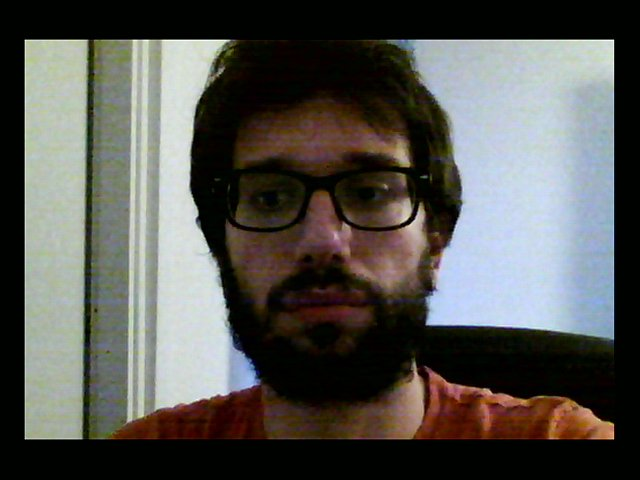
#> input picture 07 - temperature/image.jpg, 640 x 480 px
$ jupyter execute --allow-errors lab.ipynb
#> lines starting #> are read from the running program, lines starting #| are printed output that depends on the picture
<h1> Live forehead temperature </h1>

[cell 1]
"""
# FLIR Thermal Face Detection Notebook

Features:
- Adjustable capture interval via --interval argument
- Face detection in visible images
- Temperature extraction from corresponding thermal ROIs
- Real-time visualization
"""
# %%
import os
import time
import argparse
import numpy as np
import matplotlib.pyplot as plt
import cv2
from flir_image_extractor import FlirImageExtractor
#> (the rest of this cell did not finish here and is left out)

<h1> Forehaed temperature estimation PRINT </h1>

[cell 2]
import cv2
import numpy as np
import matplotlib.pyplot as plt

# Load RGB image
image_path = 'image.jpg'
img_bgr = cv2.imread(image_path)
#> img_bgr is the input picture: shape (480, 640, 3); mean B, G, R 81.6, 85.7, 86.3
img_rgb = cv2.cvtColor(img_bgr, cv2.COLOR_BGR2RGB)

# Load corresponding thermal map
thermal_path = 'thermal_map.npy'
thermal = np.load(thermal_path)
#> (reads 07 - temperature/thermal_map.npy from the repository)

# Face detection
gray = cv2.cvtColor(img_bgr, cv2.COLOR_BGR2GRAY)
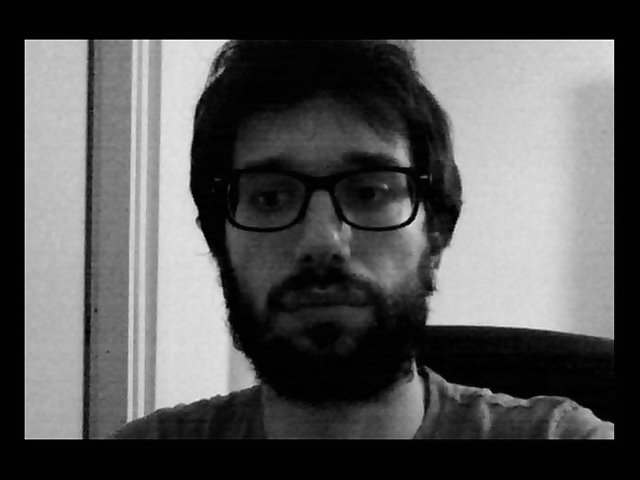
#> gray: shape (480, 640); min 0, max 254, mean 85.4
face_cascade = cv2.CascadeClassifier(cv2.data.haarcascades + 'haarcascade_frontalface_default.xml')
faces = face_cascade.detectMultiScale(gray, scaleFactor=1.1, minNeighbors=5)
#> faces = [[183, 87, 272, 272]]

# Copy for drawing
rgb_vis = img_rgb.copy()
thermal_vis = cv2.normalize(thermal, None, 0, 255, cv2.NORM_MINMAX).astype(np.uint8)
thermal_vis_color = cv2.applyColorMap(thermal_vis, cv2.COLORMAP_PLASMA)

# Process first detected face
for (x, y, w, h) in faces[:1]:

    # Forehead
    fy = y + int(h * 0.05)
    fh = int(h * 0.2)
    fx = x + int(w * 0.1)
    fw = int(w * 0.8)

    # ROI: 1/8 of forehead
    roi_w = fw // 8
    roi_h = fh // 8
    roi_x = fx // 8
    roi_y = fy // 8

    # Draw rectangles on RGB image
    cv2.rectangle(rgb_vis, (x, y), (x+w, y+h), (0, 255, 0), 2)         # face
    cv2.rectangle(rgb_vis, (fx, fy), (fx+fw, fy+fh), (255, 165, 0), 2) # forehead

    # Draw rectangles on thermal image
    cv2.rectangle(thermal_vis_color, (roi_x, roi_y), (roi_x+roi_w, roi_y+roi_h), (0, 0, 255), 2)

    # Compute average
    #avg_temp = np.mean(thermal[roi_y:roi_y+roi_h, roi_x:roi_x+roi_w])
    avg_temp = np.median(thermal[roi_y:roi_y+roi_h, roi_x:roi_x+roi_w])
    cv2.putText(rgb_vis, f"{avg_temp:.2f}", (fx, fy+30),
                cv2.FONT_HERSHEY_SIMPLEX, 1, (255, 255, 255), 1)
#> this loop made 1 pass
#> (x, y, w, h, fy, fh, fx, fw) on pass 1: (183, 87, 272, 272, 100, 54, 210, 217)
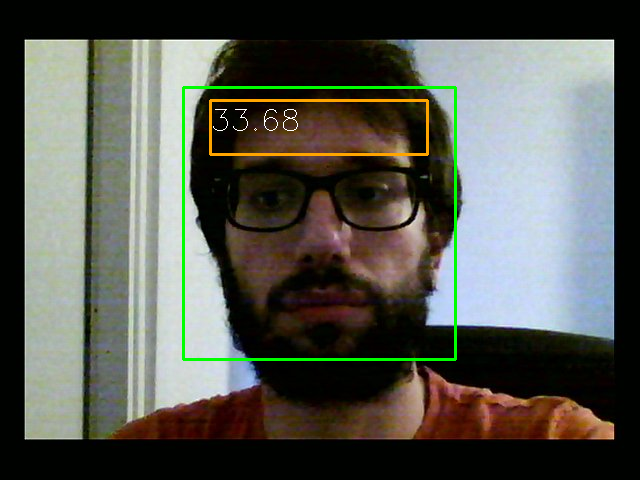
#> rgb_vis: shape (480, 640, 3); mean R, G, B 86.5, 88.1, 80.4
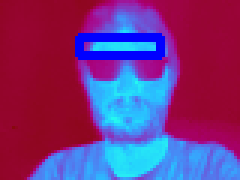
#> thermal_vis_color: shape (60, 80, 3) (shown 3 times larger); mean R, G, B 117.2, 54.2, 128.3

# Plot side-by-side
plt.figure(figsize=(12, 6))

plt.subplot(1, 2, 1)
plt.imshow(rgb_vis)
plt.title('RGB with Face & Forehead')
plt.axis('off')

plt.subplot(1, 2, 2)
plt.imshow(cv2.cvtColor(thermal_vis_color, cv2.COLOR_BGR2RGB))
plt.title('Thermal Map with ROI')
plt.axis('off')

plt.tight_layout()
plt.show()
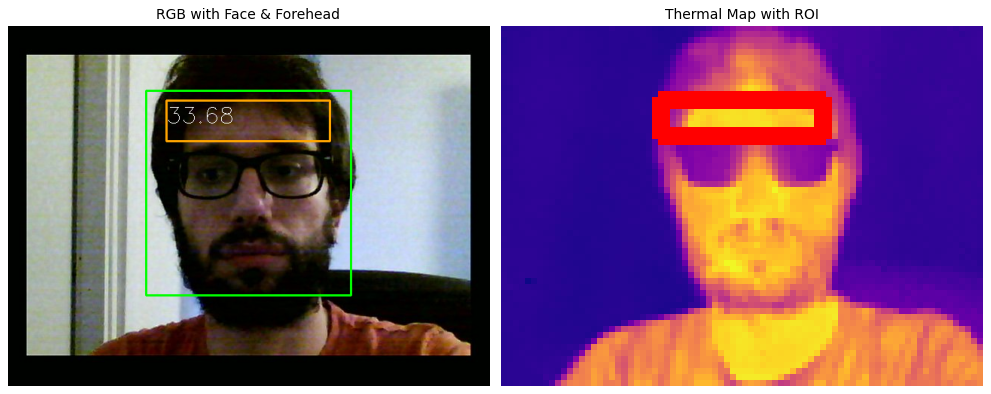
#> figure drawn by matplotlib, 2 panels; B, G, R data is drawn as R, G, B
